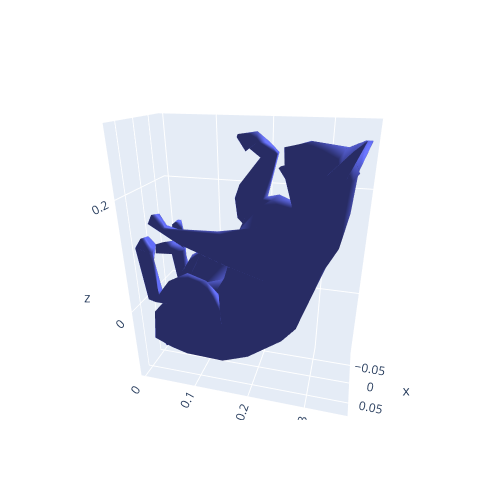

Notebook code for this chart:
### Code cell
width = 500
height = 500
ambient = 0.4

i = 11
mesh = meshes_animals_500[i]

fig = make_subplots(rows=1, cols=1,
               specs=[[{'type': 'scene'}] * 1],shared_xaxes=True)
fig.add_trace(
    go.Mesh3d(
    x=mesh.vertices[:,0],
    y=mesh.vertices[:,1],
    z=mesh.vertices[:,2],
    # i, j and k give the vertices of triangles
    i=mesh.faces[:,0],
    j=mesh.faces[:,1],
    k=mesh.faces[:,2],
    showscale=False,
    lighting=dict(ambient=ambient)
),
    row = 1, col = 1
)
fig.update_layout(showlegend=False,width=width,height=height)
fig.update_scenes(aspectmode='data')
fig = go.FigureWidget(fig)
fig.show()

### Figure 1 — Plotly figure (JSON) as saved in the notebook; plotly's stock layout.template omitted (floating-point values rounded to 4 significant figures; data arrays with more than 128 entries replaced by an {"elided": "..."} marker saying what was removed)
{"data": [{"i": {"elided": "500 int values"}, "j": {"elided": "500 int values"}, "k": {"elided": "500 int values"}, "lighting": {"ambient": 0.4}, "scene": "scene", "showscale": false, "type": "mesh3d", "uid": "02089fe5-405d-4f44-a306-e8fad8a60f4d", "x": {"elided": "252 float values"}, "y": {"elided": "252 float values"}, "z": {"elided": "252 float values"}}], "layout": {"height": 500, "scene": {"aspectmode": "data", "aspectratio": {"x": 0.5461, "y": 1.241, "z": 1.476}, "camera": {"center": {"x": 0, "y": 0, "z": 0}, "eye": {"x": 1.892, "y": 0.5028, "z": 0.9253}, "projection": {"type": "perspective"}, "up": {"x": 0, "y": 0, "z": 1}}, "domain": {"x": [0, 1], "y": [0, 1]}}, "showlegend": false, "width": 500}}
